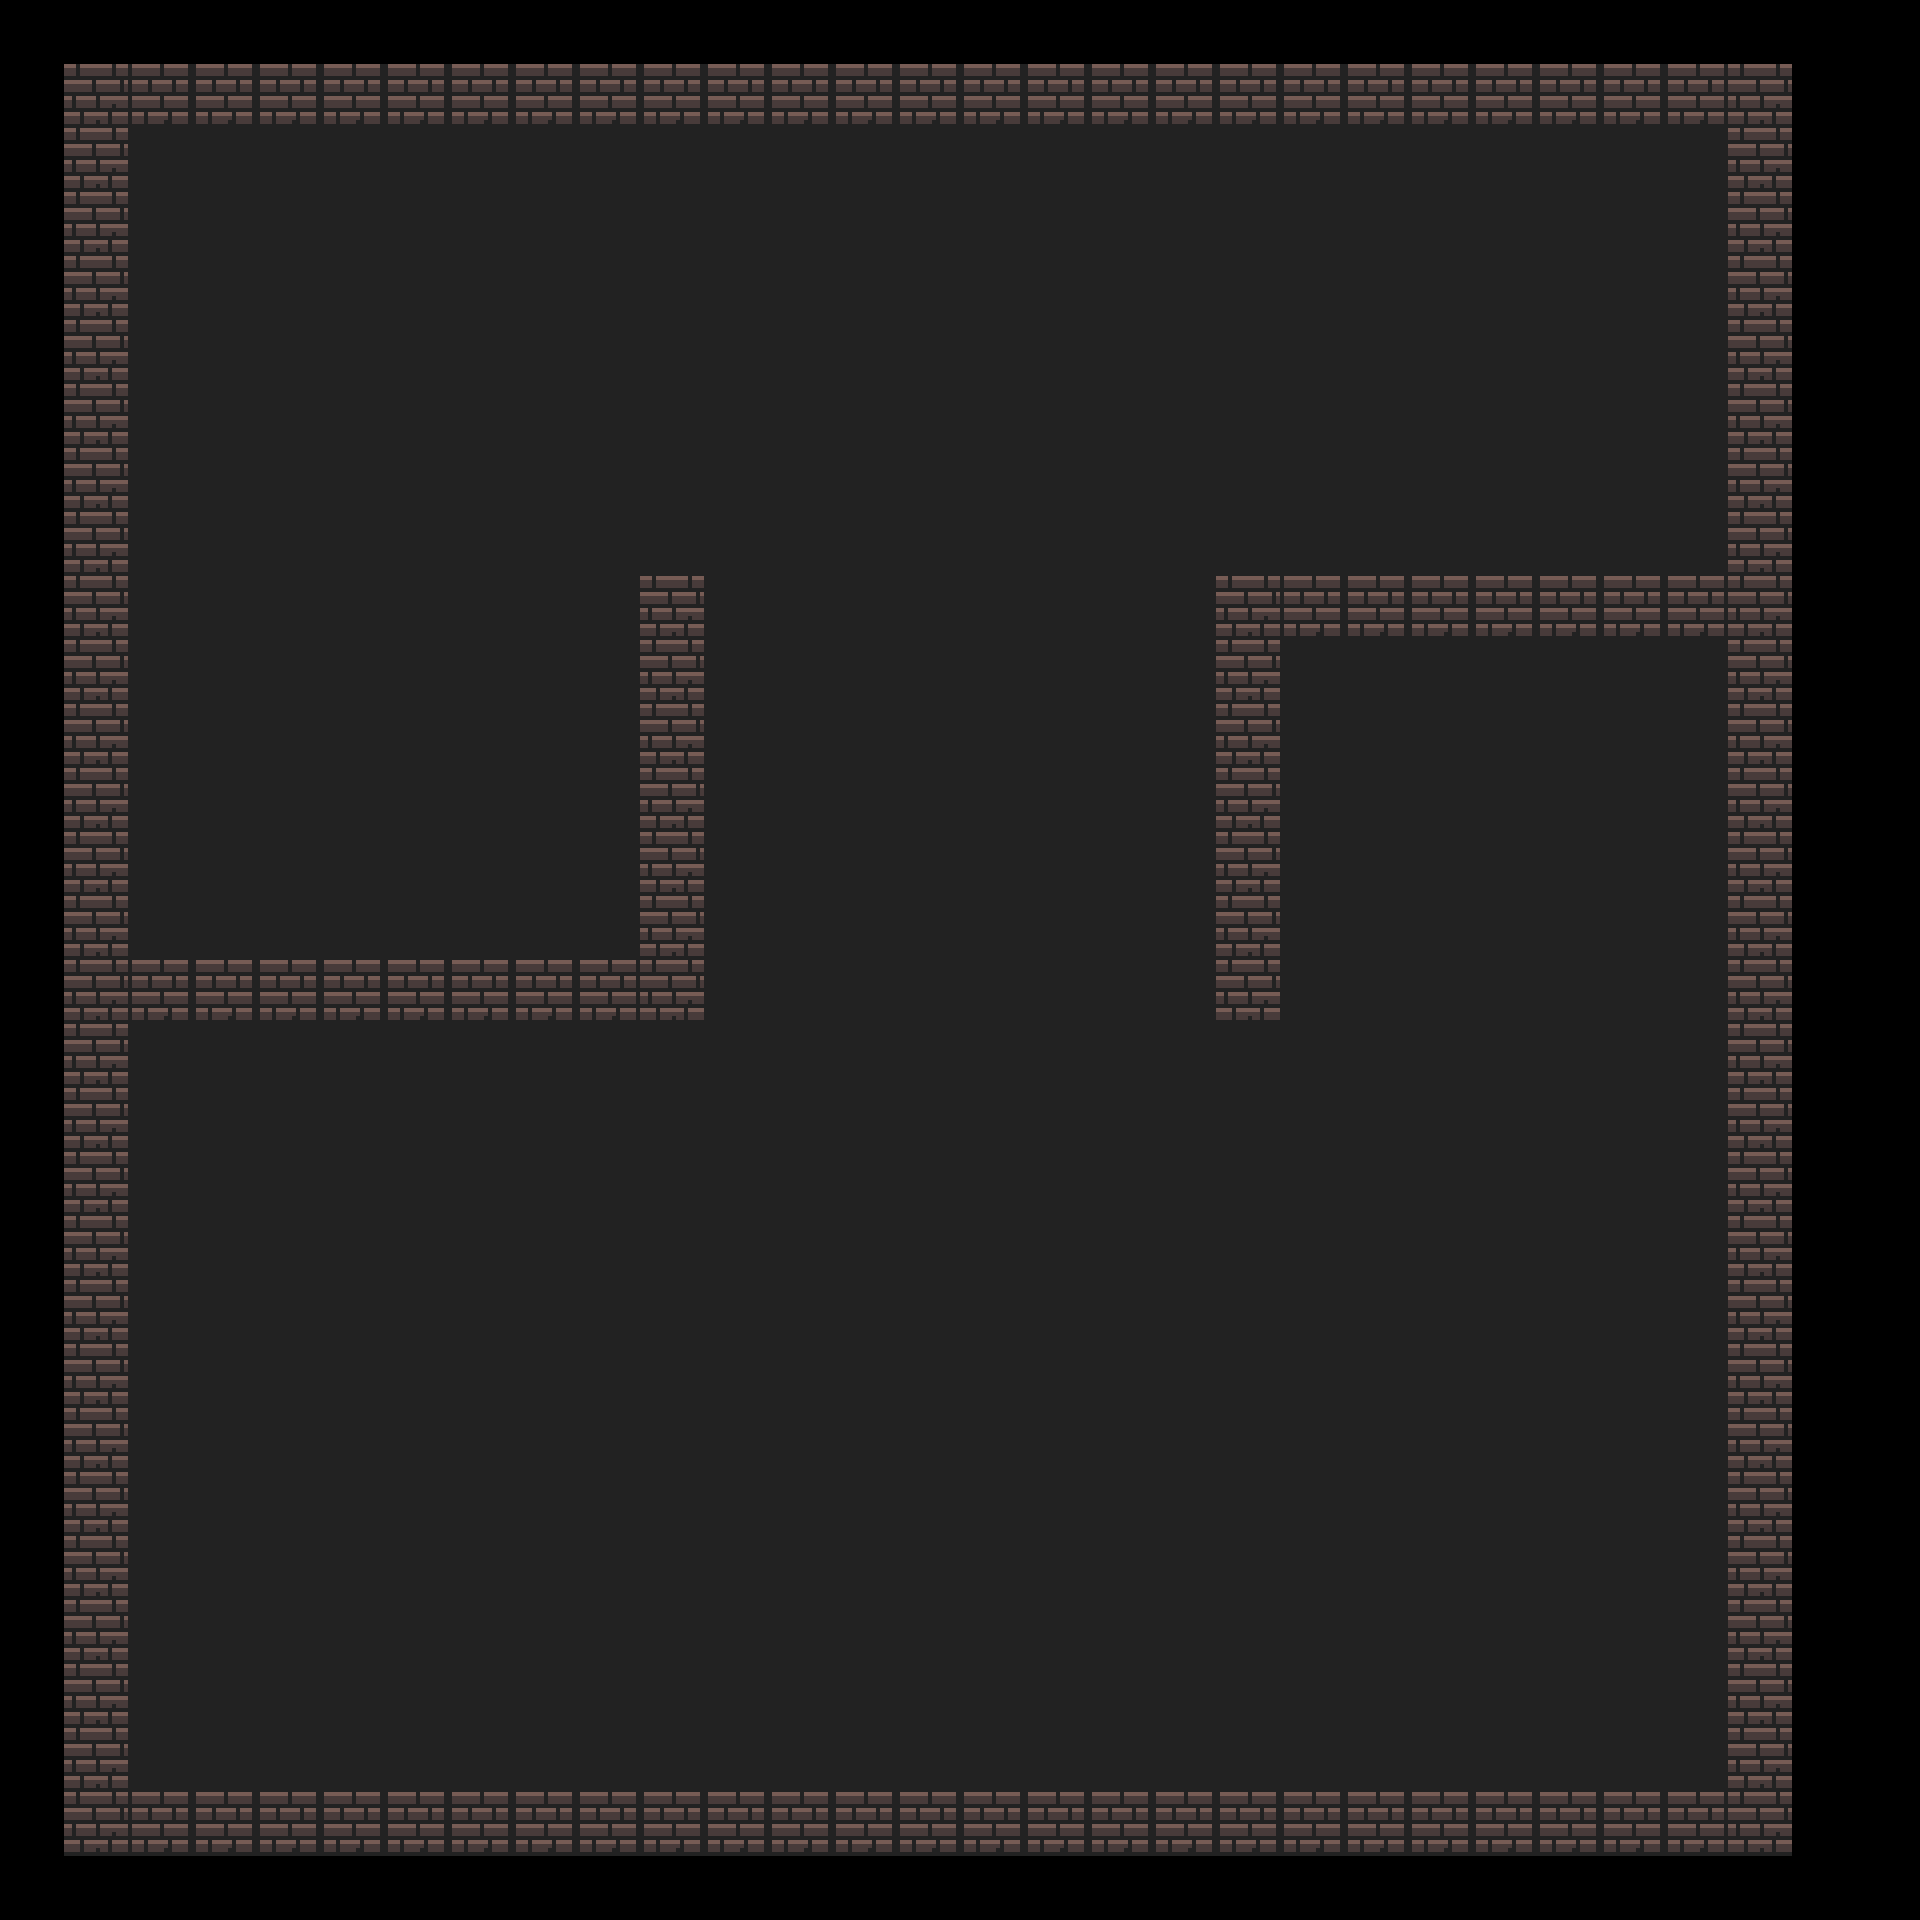

Rendered tile map (Tiled .tmx) drawn with the repository's tilesets; below, a short description and the map source with its tile grids summarised:
An orthogonal 30x30 tile map with 64x64 px tiles, 1 tile layer (terrain), 2 tilesets and 122 objects (8x Enemy, 8x Coin, 5x Crystal, 4x Health, 4x Book, ...).

<map version="1.10" tiledversion="1.11.0" orientation="orthogonal" renderorder="right-down" width="30" height="30" tilewidth="64" tileheight="64" infinite="0" nextlayerid="6" nextobjectid="153">
 <tileset firstgid="1" name="tiles" tilewidth="64" tileheight="64" tilecount="192" columns="24">
  <image source="tileset2.png" width="1536" height="512" />
 </tileset>
 <tileset firstgid="193" name="objects" tilewidth="64" tileheight="140" tilecount="6" columns="0">
  <grid orientation="orthogonal" width="1" height="1" />
  <tile id="0">
   <image source="bone.png" width="64" height="32" />
  </tile>
  <tile id="1">
   <image source="box.png" width="64" height="98" />
  </tile>
  <tile id="2">
   <image source="box_stacked.png" width="64" height="98" />
  </tile>
  <tile id="3">
   <image source="skull.png" width="64" height="64" />
  </tile>
  <tile id="4">
   <image source="chest2.png" width="64" height="64" />
  </tile>
  <tile id="5">
   <image source="pillar2.png" width="62" height="140" />
  </tile>
 </tileset>
 <layer id="1" name="terrain" width="30" height="30">
  <data>[900 cells, 756 non-empty, 3 distinct tile ids]</data>
 </layer>
 <objectgroup id="2" name="objects">
  <object id="1" gid="195" x="256" y="768" width="64" height="98" />
  <object id="4" gid="195" x="960" y="320" width="64" height="98" />
  <object id="5" gid="195" x="1536" y="1024" width="64" height="98" />
  <object id="7" gid="195" x="512" y="1536" width="64" height="98" />
  <object id="9" gid="195" x="1344" y="1536" width="64" height="98" />
  <object id="12" gid="194" x="256" y="384" width="64" height="98" />
  <object id="14" gid="194" x="832" y="1728" width="64" height="98" />
  <object id="15" gid="194" x="192" y="1472" width="64" height="98" />
  <object id="16" gid="194" x="1600" y="320" width="64" height="98" />
  <object id="62" gid="197" x="640" y="1600" width="64" height="64" />
  <object id="63" gid="197" x="1152" y="1344" width="64" height="64" />
  <object id="64" gid="197" x="768" y="384" width="64" height="64" />
  <object id="65" gid="198" x="384" y="384" width="62" height="140" />
  <object id="66" gid="198" x="1024" y="576" width="62" height="140" />
  <object id="67" gid="198" x="384" y="1408" width="62" height="140" />
  <object id="68" gid="198" x="1024" y="1216" width="62" height="140" />
  <object id="70" gid="198" x="1536" y="1472" width="62" height="140" />
 </objectgroup>
 <objectgroup id="3" name="objects non">
  <object id="17" gid="193" x="576" y="256" width="64" height="32" />
  <object id="18" gid="193" x="960" y="448" width="64" height="32" />
  <object id="19" gid="193" x="1344" y="256" width="64" height="32" />
  <object id="20" gid="193" x="1536" y="512" width="64" height="32" />
  <object id="21" gid="193" x="256" y="256" width="64" height="32" />
  <object id="22" gid="193" x="384" y="512" width="64" height="32" />
  <object id="23" gid="193" x="192" y="576" width="64" height="32" />
  <object id="24" gid="193" x="448" y="832" width="64" height="32" />
  <object id="25" gid="193" x="192" y="960" width="64" height="32" />
  <object id="26" gid="193" x="1408" y="896" width="64" height="32" />
  <object id="27" gid="193" x="1536" y="768" width="64" height="32" />
  <object id="28" gid="193" x="1408" y="768" width="64" height="32" />
  <object id="29" gid="193" x="1600" y="1152" width="64" height="32" />
  <object id="30" gid="193" x="1280" y="1216" width="64" height="32" />
  <object id="31" gid="193" x="1472" y="1600" width="64" height="32" />
  <object id="32" gid="193" x="1280" y="1728" width="64" height="32" />
  <object id="33" gid="193" x="960" y="1408" width="64" height="32" />
  <object id="34" gid="193" x="512" y="1344" width="64" height="32" />
  <object id="35" gid="193" x="768" y="1088" width="64" height="32" />
  <object id="36" gid="193" x="192" y="1152" width="64" height="32" />
  <object id="37" gid="193" x="448" y="1728" width="64" height="32" />
  <object id="38" gid="193" x="704" y="1472" width="64" height="32" />
  <object id="39" gid="196" x="768" y="1152" width="64" height="64" />
  <object id="40" gid="196" x="832" y="1088" width="64" height="64" />
  <object id="41" gid="196" x="448" y="768" width="64" height="64" />
  <object id="42" gid="196" x="192" y="512" width="64" height="64" />
  <object id="43" gid="196" x="384" y="448" width="64" height="64" />
  <object id="44" gid="196" x="576" y="320" width="64" height="64" />
  <object id="45" gid="196" x="640" y="256" width="64" height="64" />
  <object id="46" gid="196" x="960" y="576" width="64" height="64" />
  <object id="47" gid="196" x="1024" y="448" width="64" height="64" />
  <object id="48" gid="196" x="1344" y="320" width="64" height="64" />
  <object id="49" gid="196" x="1408" y="256" width="64" height="64" />
  <object id="51" gid="196" x="1536" y="448" width="64" height="64" />
  <object id="52" gid="196" x="1600" y="512" width="64" height="64" />
  <object id="53" gid="196" x="1536" y="832" width="64" height="64" />
  <object id="54" gid="196" x="1600" y="1216" width="64" height="64" />
  <object id="55" gid="196" x="1280" y="1280" width="64" height="64" />
  <object id="56" gid="196" x="960" y="1472" width="64" height="64" />
  <object id="57" gid="196" x="512" y="1408" width="64" height="64" />
  <object id="58" gid="196" x="512" y="1728" width="64" height="64" />
  <object id="59" gid="196" x="1216" y="1728" width="64" height="64" />
  <object id="60" gid="196" x="192" y="1216" width="64" height="64" />
  <object id="61" gid="196" x="256" y="1152" width="64" height="64" />
  <object id="76" gid="38" x="1280" y="448" width="64" height="64" />
  <object id="77" gid="14" x="1280" y="384" width="64" height="64" />
  <object id="78" gid="37" x="640" y="1408" width="64" height="64" />
  <object id="79" gid="13" x="640" y="1344" width="64" height="64" />
  <object id="80" gid="40" x="1024" y="192" width="64" height="64" />
  <object id="81" gid="16" x="1024" y="128" width="64" height="64" />
  <object id="82" gid="41" x="1536" y="192" width="64" height="64" />
  <object id="83" gid="17" x="1536" y="128" width="64" height="64" />
  <object id="84" gid="16" x="448" y="1024" width="64" height="64" />
  <object id="85" gid="16" x="1472" y="640" width="64" height="64" />
  <object id="86" gid="40" x="448" y="1088" width="64" height="64" />
  <object id="87" gid="41" x="1472" y="704" width="64" height="64" />
  <object id="91" gid="66" x="640" y="1024" width="64" height="64" />
  <object id="92" gid="66" x="1216" y="1024" width="64" height="64" />
  <object id="93" gid="90" x="1216" y="1088" width="64" height="64" />
  <object id="94" gid="90" x="640" y="1088" width="64" height="64" />
 </objectgroup>
 <objectgroup id="4" name="entities">
  <object id="111" name="Player" x="960" y="896">
   <point />
  </object>
  <object id="115" name="Enemy" x="1472" y="1280">
   <point />
  </object>
  <object id="117" name="Enemy" x="1152" y="1600">
   <point />
  </object>
  <object id="118" name="Enemy" x="832" y="1408">
   <point />
  </object>
  <object id="119" name="Enemy" x="448" y="1536">
   <point />
  </object>
  <object id="120" name="Enemy" x="448" y="640">
   <point />
  </object>
  <object id="121" name="Enemy" x="704" y="384">
   <point />
  </object>
  <object id="122" name="Enemy" x="1472" y="384">
   <point />
  </object>
  <object id="124" name="Coin" x="320" y="1600">
   <point />
  </object>
  <object id="125" name="Coin" x="448" y="768">
   <point />
  </object>
  <object id="126" name="Coin" x="1536" y="1664">
   <point />
  </object>
  <object id="127" name="Coin" x="1152" y="320">
   <point />
  </object>
  <object id="128" name="Coin" x="704" y="1280">
   <point />
  </object>
  </objectgroup>
 <objectgroup id="5" name="collisions">
  <!-- 8 objects omitted --></objectgroup>
</map>
<!-- 32 of 122 objects omitted -->